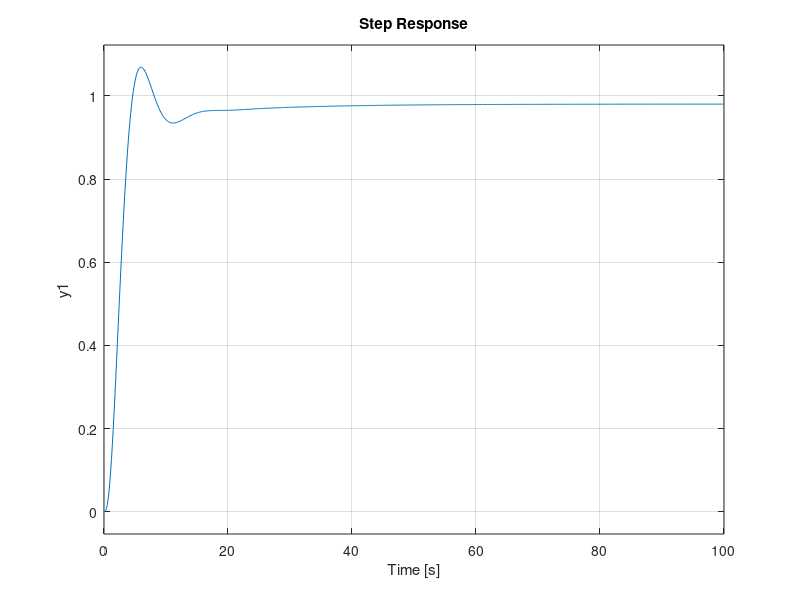

This chart was generated by the following MATLAB code:
close all
clear all
clc

Gc = tf([1 0.07], [1 0.007])
Gp = tf(5, conv([0.5 1], conv([1 1], [10, 1])))
%Gc = 1;
G0 = feedback(Gc * Gp, 1);
step(G0)
pole(G0)

abs(-0.3824 + 0.6063i)